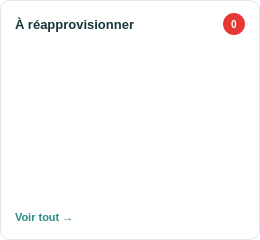
                     <widget class="QFrame" name="frameAlertesStock">
                      <property name="minimumSize">
                       <size>
                        <width>260</width>
                        <height>240</height>
                       </size>
                      </property>
                      <property name="maximumSize">
                       <size>
                        <width>16777215</width>
                        <height>240</height>
                       </size>
                      </property>
                      <property name="styleSheet">
                       <string>.QFrame { background-color:white; border:1px solid #E0E8E8; border-radius:10px; }</string>
                      </property>
                      <layout class="QVBoxLayout" name="layoutAlertes">
                       <property name="spacing">
                        <number>8</number>
                       </property>
                       <property name="leftMargin">
                        <number>14</number>
                       </property>
                       <property name="topMargin">
                        <number>12</number>
                       </property>
                       <property name="rightMargin">
                        <number>14</number>
                       </property>
                       <property name="bottomMargin">
                        <number>10</number>
                       </property>
                       <item>
                        <layout class="QHBoxLayout" name="layout_enteteAlertes">
                         <property name="spacing">
                          <number>8</number>
                         </property>
                         <property name="leftMargin">
                          <number>0</number>
                         </property>
                         <property name="topMargin">
                          <number>0</number>
                         </property>
                         <property name="rightMargin">
                          <number>0</number>
                         </property>
                         <property name="bottomMargin">
                          <number>0</number>
                         </property>
                         <item>
                          <widget class="QLabel" name="lblAlerteTitreStock">
                           <property name="styleSheet">
                            <string>color:#17363A; font-size:13px; font-weight:bold;</string>
                           </property>
                           <property name="text">
                            <string>À réapprovisionner</string>
                           </property>
                          </widget>
                         </item>
                         <item>
                          <spacer name="espaceAlertes">
                           <property name="orientation">
                            <enum>Qt::Orientation::Horizontal</enum>
                           </property>
                           <property name="sizeHint" stdset="0">
                            <size>
                             <width>40</width>
                             <height>20</height>
                            </size>
                           </property>
                          </spacer>
                         </item>
                         <item>
                          <widget class="QLabel" name="lblAlerteBadgeStock">
                           <property name="minimumSize">
                            <size>
                             <width>22</width>
                             <height>22</height>
                            </size>
                           </property>
                           <property name="maximumSize">
                            <size>
                             <width>22</width>
                             <height>22</height>
                            </size>
                           </property>
                           <property name="styleSheet">
                            <string>background:#E53935;color:white;border-radius:11px;font-size:10px;font-weight:bold;</string>
                           </property>
                           <property name="text">
                            <string>0</string>
                           </property>
                           <property name="alignment">
                            <set>Qt::AlignmentFlag::AlignCenter</set>
                           </property>
                          </widget>
                         </item>
                        </layout>
                       </item>
                       <item>
                        <layout class="QHBoxLayout" name="layout_ligneAlerte1">
                         <property name="spacing">
                          <number>8</number>
                         </property>
                         <property name="leftMargin">
                          <number>0</number>
                         </property>
                         <property name="topMargin">
                          <number>0</number>
                         </property>
                         <property name="rightMargin">
                          <number>0</number>
                         </property>
                         <property name="bottomMargin">
                          <number>0</number>
                         </property>
                         <item>
                          <widget class="QLabel" name="lblAlerte1Stock">
                           <property name="styleSheet">
                            <string>color:#1E3A3A; font-size:12px;</string>
                           </property>
                           <property name="text">
                            <string/>
                           </property>
                           <property name="textFormat">
                            <enum>Qt::TextFormat::RichText</enum>
                           </property>
                          </widget>
                         </item>
                         <item>
                          <widget class="QLabel" name="lblQte1Stock">
                           <property name="minimumSize">
                            <size>
                             <width>70</width>
                             <height>0</height>
                            </size>
                           </property>
                           <property name="maximumSize">
                            <size>
                             <width>70</width>
                             <height>16777215</height>
                            </size>
                           </property>
                           <property name="styleSheet">
                            <string>color:#6B8080; font-size:10px;</string>
                           </property>
                           <property name="text">
                            <string/>
                           </property>
                           <property name="alignment">
                            <set>Qt::AlignmentFlag::AlignRight|Qt::AlignmentFlag::AlignTrailing|Qt::AlignmentFlag::AlignVCenter</set>
                           </property>
                          </widget>
                         </item>
                        </layout>
                       </item>
                       <item>
                        <layout class="QHBoxLayout" name="layout_ligneAlerte2">
                         <property name="spacing">
                          <number>8</number>
                         </property>
                         <property name="leftMargin">
                          <number>0</number>
                         </property>
                         <property name="topMargin">
                          <number>0</number>
                         </property>
                         <property name="rightMargin">
                          <number>0</number>
                         </property>
                         <property name="bottomMargin">
                          <number>0</number>
                         </property>
                         <item>
                          <widget class="QLabel" name="lblAlerte2Stock">
                           <property name="styleSheet">
                            <string>color:#1E3A3A; font-size:12px;</string>
                           </property>
                           <property name="text">
                            <string/>
                           </property>
                           <property name="textFormat">
                            <enum>Qt::TextFormat::RichText</enum>
                           </property>
                          </widget>
                         </item>
                         <item>
                          <widget class="QLabel" name="lblQte2Stock">
                           <property name="minimumSize">
                            <size>
                             <width>70</width>
                             <height>0</height>
                            </size>
                           </property>
                           <property name="maximumSize">
                            <size>
                             <width>70</width>
                             <height>16777215</height>
                            </size>
                           </property>
                           <property name="styleSheet">
                            <string>color:#6B8080; font-size:10px;</string>
                           </property>
                           <property name="text">
                            <string/>
                           </property>
                           <property name="alignment">
                            <set>Qt::AlignmentFlag::AlignRight|Qt::AlignmentFlag::AlignTrailing|Qt::AlignmentFlag::AlignVCenter</set>
                           </property>
                          </widget>
                         </item>
                        </layout>
                       </item>
                       <item>
                        <layout class="QHBoxLayout" name="layout_ligneAlerte3">
                         <property name="spacing">
                          <number>8</number>
                         </property>
                         <property name="leftMargin">
                          <number>0</number>
                         </property>
                         <property name="topMargin">
                          <number>0</number>
                         </property>
                         <property name="rightMargin">
                          <number>0</number>
                         </property>
                         <property name="bottomMargin">
                          <number>0</number>
                         </property>
                         <item>
                          <widget class="QLabel" name="lblAlerte3Stock">
                           <property name="styleSheet">
                            <string>color:#1E3A3A; font-size:12px;</string>
                           </property>
                           <property name="text">
                            <string/>
                           </property>
                           <property name="textFormat">
                            <enum>Qt::TextFormat::RichText</enum>
                           </property>
                          </widget>
                         </item>
                         <item>
                          <widget class="QLabel" name="lblQte3Stock">
                           <property name="minimumSize">
                            <size>
                             <width>70</width>
                             <height>0</height>
                            </size>
                           </property>
                           <property name="maximumSize">
                            <size>
                             <width>70</width>
                             <height>16777215</height>
                            </size>
                           </property>
                           <property name="styleSheet">
                            <string>color:#6B8080; font-size:10px;</string>
                           </property>
                           <property name="text">
                            <string/>
                           </property>
                           <property name="alignment">
                            <set>Qt::AlignmentFlag::AlignRight|Qt::AlignmentFlag::AlignTrailing|Qt::AlignmentFlag::AlignVCenter</set>
                           </property>
                          </widget>
                         </item>
                        </layout>
                       </item>
                       <item>
                        <spacer name="espaceBasAlertes">
                         <property name="orientation">
                          <enum>Qt::Orientation::Vertical</enum>
                         </property>
                         <property name="sizeHint" stdset="0">
                          <size>
                           <width>40</width>
                           <height>20</height>
                          </size>
                         </property>
                        </spacer>
                       </item>
                       <item>
                        <widget class="QPushButton" name="btnVoirToutStock">
                         <property name="minimumSize">
                          <size>
                           <width>120</width>
                           <height>24</height>
                          </size>
                         </property>
                         <property name="maximumSize">
                          <size>
                           <width>120</width>
                           <height>24</height>
                          </size>
                         </property>
                         <property name="cursor">
                          <cursorShape>PointingHandCursor</cursorShape>
                         </property>
                         <property name="styleSheet">
                          <string>QPushButton{border:none;background:transparent;color:#2A8C86;font-size:11px;font-weight:bold;text-align:left;}QPushButton:hover{text-decoration:underline;}</string>
                         </property>
                         <property name="text">
                          <string>Voir tout →</string>
                         </property>
                        </widget>
                       </item>
                      </layout>
                     </widget>
